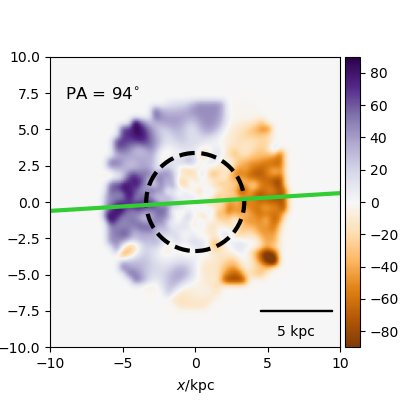

Python code for this plot:
#galaxy 372 Ray's stellar velocity code
import pynbody
import numpy as np
import pynbody.plot.sph as sph
import matplotlib.pyplot as plt
from pynbody_velmaps.scripts.plot_manga_velmaps import *
from pynbody_velmaps.position_angles import *

filename='/mnt/data0/jillian/gguaman/r372/cosmo25p.768sg1bwK1BHe75.007779'
#filename = '/mnt/data0/jillian/gguaman/r372/r372.007779.tipsy'
redshift=0.01
image_width=20

stellar_map, stellar_pa, ax = plot_manga_map(filename, redshift, "star", weights="mass", image_width=image_width, orientation="sideon", cmap='PuOr', vmin=-90, vmax=90)

#plt.show()
plt.savefig("galaxy372_StelVelR.png")
